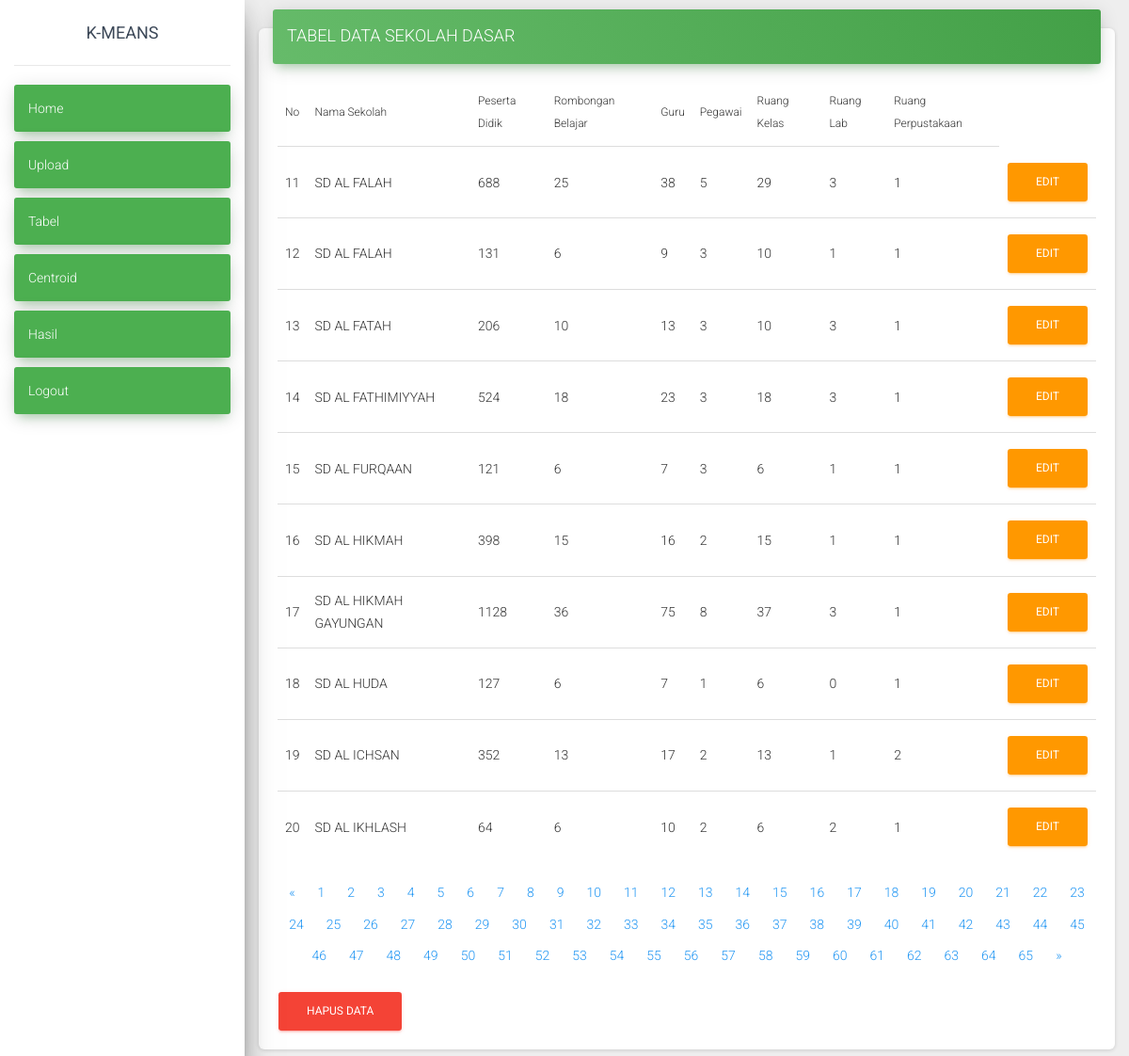
The page /dash/tabel.php?halaman=2 (signed in) on the database its author committed.
### tables this page shows
CREATE TABLE `data_sd` (
  `id_sd` int(11) NOT NULL,
  `nama` varchar(50) NOT NULL,
  `pd` int(11) NOT NULL,
  `rombel` int(11) NOT NULL,
  `guru` int(11) NOT NULL,
  `pegawai` int(11) NOT NULL,
  `kelas` int(11) NOT NULL,
  `lab` int(11) NOT NULL,
  `perpus` int(11) NOT NULL
);

### dash/tabel.php (the view, shortened to what this page needs)
<?php include "../inc/header.php" ?>
<div class="main-panel">
  <div class="col-lg-max col-md-12">
    <div class="card">
      <div class="card-header card-header-success">
        <h4 class="card-title">TABEL DATA SEKOLAH DASAR</h4>
      </div>
      <?php
      include '../inc/koneksidb.php';
      $query = mysqli_query($host, "SELECT * FROM data_sd");
      $batas = 10;
      $halaman = isset($_GET['halaman']) ? (int)$_GET['halaman'] : 1;
      $halaman_awal = ($halaman > 1) ? ($halaman * $batas) - $batas : 0;
      $previous = $halaman - 1;
      $next = $halaman + 1;
      $jumlah_data = mysqli_num_rows($query);
      $total_halaman = ceil($jumlah_data / $batas);
      $data_sd = mysqli_query($host, "SELECT * FROM data_sd ORDER BY nama limit $halaman_awal, $batas");
      $nomor = $halaman_awal + 1;
      ?>
      <div class="card-body table-responsive">
        <table class="table table-hover">
          <thead class="text">
            <th>No</th>
            <th>Nama Sekolah</th>
            <th>Peserta Didik</th>
            <th>Rombongan Belajar</th>
            <th>Guru</th>
            <th>Pegawai</th>
            <th>Ruang Kelas</th>
            <th>Ruang Lab</th>
            <th>Ruang Perpustakaan</th>
          </thead>
          <?php
          while ($data = mysqli_fetch_array($data_sd, MYSQLI_ASSOC)) {
          ?>
            <tr>
              <td><?php echo $nomor++ ?></td>
              <td><?php echo $data["nama"]; ?></td>
              <td><?php echo $data["pd"]; ?></td>
              <td><?php echo $data["rombel"]; ?></td>
              <td><?php echo $data["guru"]; ?></td>
              <td><?php echo $data["pegawai"]; ?></td>
              <td><?php echo $data["kelas"]; ?></td>
              <td><?php echo $data["lab"]; ?></td>
              <td><?php echo $data["perpus"]; ?></td>
              <td><Button data-toggle="modal" data-target="#exampleModal<?= $data['id_sd'] ?>" class="btn btn-warning" class="">Edit</Button></a></td>
            </tr>
          <?php } ?>
        </table>
        <nav>
          <ul class="pagination flex-wrap justify-content-center">
            <li class="page-item">
              <a class="page-link" <?php if ($halaman > 1) {
                                      echo "href='?halaman=$previous'";
                                    } ?>><span aria-hidden="true">&laquo;</span>
                <span class="sr-only">Previous</span></a>
            </li>
            <?php
            for ($x = 1; $x <= $total_halaman; $x++) {
            ?>
              <li class="page-item"><a class="page-link" href="?halaman=<?php echo $x ?>"><?php echo $x; ?></a></li>
            <?php
            }
            ?>
            <li class="page-item">
              <a class="page-link" <?php if ($halaman < $total_halaman) {
                                      echo "href='?halaman=$next'";
                                    } ?>><span aria-hidden="true">&raquo;</span>
                <span class="sr-only">Next</span></a>
            </li>
          </ul>
        </nav>
        <form method="post" action="">
          <button class="btn btn-danger" name="submit_button" type="submit" onclick="return confirm('Apakah Anda Yakin Menghapus Data?')">Hapus Data</button>
        </form>
      </div>
    </div>
  </div>
</div>
<?php include "../inc/footer.php" ?>

### inc/footer.php (style rules this page uses)
thead th { font-size: 12px !important; }

### rows shown on the page
data_sd: nama "SD AL FALAH", pd "688", rombel "25", guru "38", pegawai "5", kelas "29", lab "3", perpus "1"
data_sd: nama "SD AL FALAH", pd "131", rombel "6", guru "9", pegawai "3", kelas "10", lab "1", perpus "1"
data_sd: nama "SD AL FATAH", pd "206", rombel "10", guru "13", pegawai "3", kelas "10", lab "3", perpus "1"
data_sd: nama "SD AL FATHIMIYYAH", pd "524", rombel "18", guru "23", pegawai "3", kelas "18", lab "3", perpus "1"
data_sd: nama "SD AL FURQAAN", pd "121", rombel "6", guru "7", pegawai "3", kelas "6", lab "1", perpus "1"
data_sd: nama "SD AL HIKMAH", pd "398", rombel "15", guru "16", pegawai "2", kelas "15", lab "1", perpus "1"
data_sd: nama "SD AL HIKMAH GAYUNGAN", pd "1128", rombel "36", guru "75", pegawai "8", kelas "37", lab "3", perpus "1"
data_sd: nama "SD AL HUDA", pd "127", rombel "6", guru "7", pegawai "1", kelas "6", lab "0", perpus "1"
data_sd: nama "SD AL ICHSAN", pd "352", rombel "13", guru "17", pegawai "2", kelas "13", lab "1", perpus "2"
data_sd: nama "SD AL IKHLASH", pd "64", rombel "6", guru "10", pegawai "2", kelas "6", lab "2", perpus "1"
